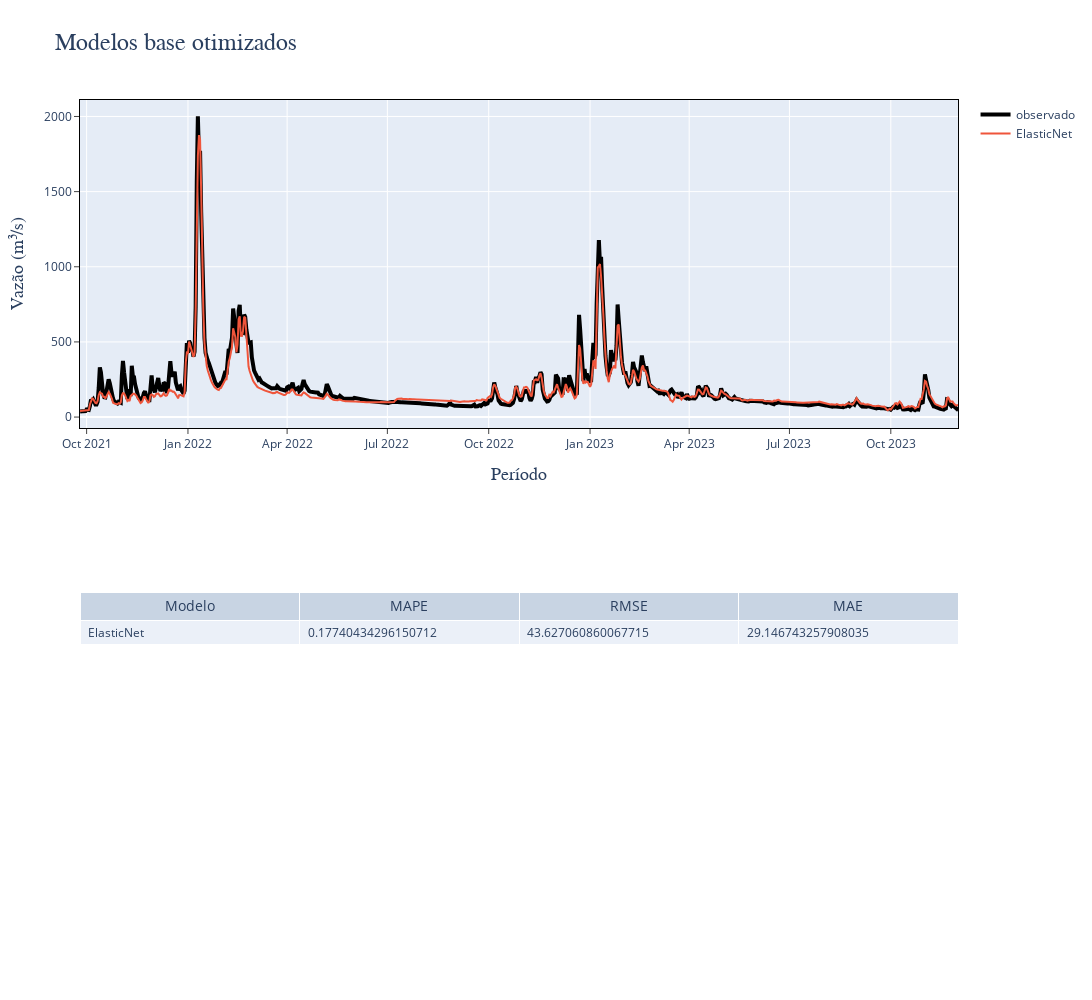

Notebook cell for this chart:
### Code cell
metrics = {}
# metrics['LGBMRegressor'] = {
#     'MAPE': mape(df_input_meta['y'], df_input_meta['LGBMRegressor']),
#     'RMSE': rmse(df_input_meta['y'], df_input_meta['LGBMRegressor']),
#     'MAE' : mae(df_input_meta['y'], df_input_meta['LGBMRegressor'])
# }

# metrics['LinearSVR'] = {
#     'MAPE': mape(df_input_meta['y'], df_input_meta['LinearSVR']),
#     'RMSE': rmse(df_input_meta['y'], df_input_meta['LinearSVR']),
#     'MAE' : mae(df_input_meta['y'], df_input_meta['LinearSVR'])
# }

metrics['ElasticNet'] = {
    'MAPE': mape(
        df_input_meta['y'],
        df_input_meta['ElasticNet']
    ),
    'RMSE': rmse(
        df_input_meta['y'],
        df_input_meta['ElasticNet']
    ),
    'MAE' : mae(
        df_input_meta['y'],
        df_input_meta['ElasticNet']
    )
}

# metrics['KNeighborsRegressor'] = {
#     'MAPE': mape(df_input_meta['y'], df_input_meta['KNeighborsRegressor']),
#     'RMSE': rmse(df_input_meta['y'], df_input_meta['KNeighborsRegressor']),
#     'MAE' : mae(df_input_meta['y'], df_input_meta['KNeighborsRegressor'])
# }

df_tbl = pd.DataFrame(metrics).T.reset_index(names="Modelo") # Usado para preencher a tabela com as métricas

fig = make_subplots(
    rows=2,
    cols=1,
    vertical_spacing=0.2,
    specs=[
        [{"type": "scatter"}],
        [{"type": "table"}]
    ]
)

fig.add_trace(
    go.Scatter(
        x=df_input_meta['ds'],
        y=df_input_meta['y'],
        mode='lines',
        name='observado',
        line=dict(
            color="black",
            width=4
        )
    ),
    row=1, col=1
)

# fig.add_trace(
#     go.Scatter(
#         x=df_input_meta['ds'],
#         y=df_input_meta['LGBMRegressor'],
#         mode='lines',
#         name='LGBM'
#     ),
#     row=1, col=1
# )

# fig.add_trace(
#     go.Scatter(
#         x=df_input_meta['ds'],
#         y=df_input_meta['LinearSVR'],
#         mode='lines',
#         name='LinearSVR'
#     ),
#     row=1, col=1
# )

fig.add_trace(
    go.Scatter(
        x=df_input_meta['ds'],
        y=df_input_meta['ElasticNet'],
        mode='lines',
        name='ElasticNet'
        ),
    row=1, col=1
)

# fig.add_trace(
#     go.Scatter(
#         x=df_input_meta['ds'],
#         y=df_input_meta['KNeighborsRegressor'],
#         mode='lines',
#         name='KNeighborsRegressor'
#     ),
#     row=1, col=1
# )

fig.add_trace(
    go.Table(
        header=dict(
            values=df_tbl.columns.to_list(),
            font=dict(size=14),
            align="center"
        ),
        cells=dict(
            values=df_tbl.T,
            font=dict(size=12),
            height=24,
            align="left"
        )
    ),
    row=2, col=1
)

fig.update_yaxes(
    title=dict(
        text="Vazão (m³/s)",
        font=dict(
            family="system-ui",
            size=18
        )
    ),
    mirror=True,
    ticks='outside',
    showline=True,
    linecolor='black',
    #gridcolor='lightgrey'
)

fig.update_xaxes(
    title=dict(
        text="Período",
        font=dict(
            family="system-ui",
            size=18
        )
    ),
    mirror=True,
    ticks='outside',
    showline=True,
    linecolor='black',
    #gridcolor='lightgrey'
)

fig.update_traces(
    hovertemplate=None,
    row=1,
    col=1
)

fig.update_layout(
    width=1500,
    height=1000,
    hovermode='x unified',
    title=dict(
        text="Modelos base otimizados",
        font=dict(
            family="system-ui",
            size=24
        )
    )
)

# salvar = False
# if salvar:
#     now = datetime.now()
#     fig.write_image("./resultados/trecho_alto/fch{fh}/opt/ml_{dt}.png".format(fh=f, dt=now.strftime("%Y-%m-%d_%H-%M-%S")))
# else:
fig.show()

### Figure 1 — Plotly figure (JSON) as saved in the notebook; plotly's stock layout.template omitted (floating-point values rounded to 4 significant figures; data arrays with more than 128 entries replaced by an {"elided": "..."} marker saying what was removed)
{"data": [{"line": {"color": "black", "width": 4}, "mode": "lines", "name": "observado", "type": "scatter", "x": {"elided": "798 str values"}, "xaxis": "x", "y": {"elided": "798 float values"}, "yaxis": "y"}, {"mode": "lines", "name": "ElasticNet", "type": "scatter", "x": {"elided": "798 str values"}, "xaxis": "x", "y": {"elided": "798 float values"}, "yaxis": "y"}, {"cells": {"align": "left", "font": {"size": 12}, "height": 24, "values": [["ElasticNet"], [0.1774], [43.63], [29.15]]}, "domain": {"x": [0, 1], "y": [0, 0.4]}, "header": {"align": "center", "font": {"size": 14}, "values": ["Modelo", "MAPE", "RMSE", "MAE"]}, "type": "table"}], "layout": {"height": 1000, "hovermode": "x unified", "title": {"font": {"family": "system-ui", "size": 24}, "text": "Modelos base otimizados"}, "width": 1500, "xaxis": {"anchor": "y", "domain": [0, 1], "linecolor": "black", "mirror": true, "showline": true, "ticks": "outside", "title": {"font": {"family": "system-ui", "size": 18}, "text": "Período"}}, "yaxis": {"anchor": "x", "domain": [0.6, 1], "linecolor": "black", "mirror": true, "showline": true, "ticks": "outside", "title": {"font": {"family": "system-ui", "size": 18}, "text": "Vazão (m³/s)"}}}}
